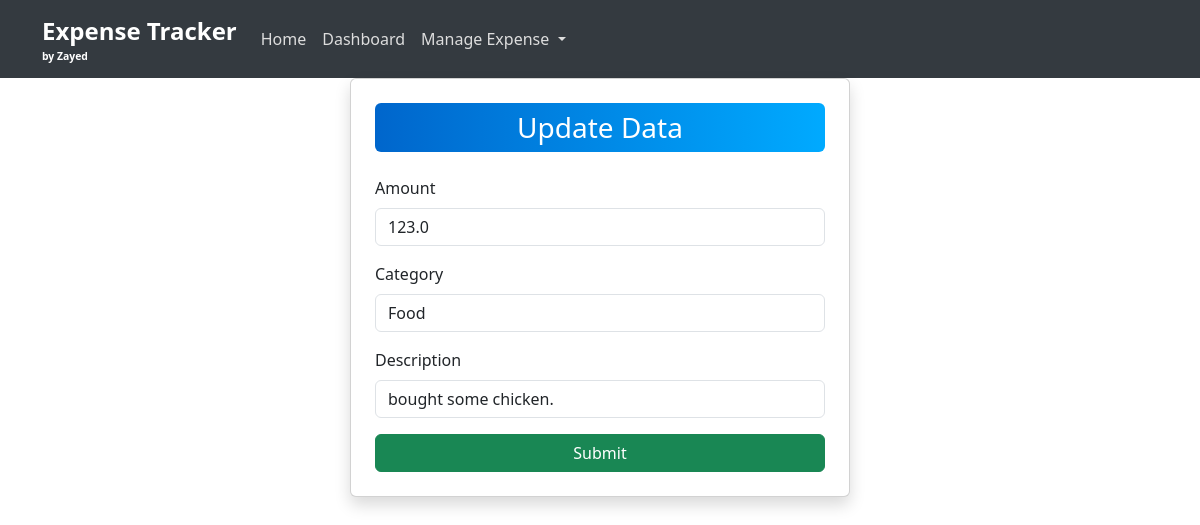
The app's page /manage-expense/update/1, older data.
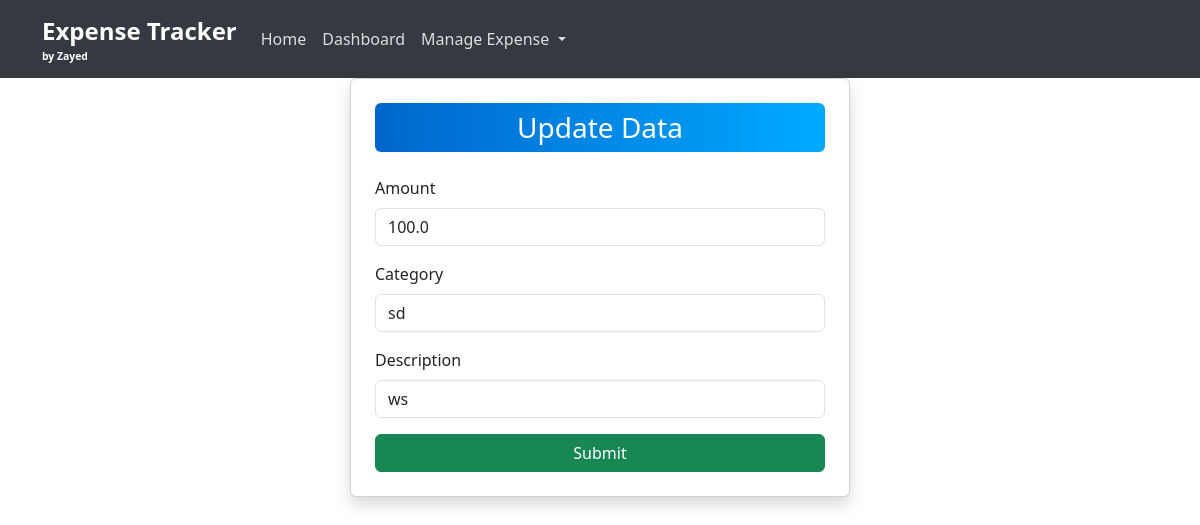
The same page, newer data.
### app/models.py (models this page shows)
class Details(db.Model):
    id = db.Column(db.Integer, primary_key=True)
    amount = db.Column(db.Float, nullable=False)
    category = db.Column(db.String(20), nullable=False)
    description = db.Column(db.String(200))
    date = db.Column(db.Date, default=date.today)
    user_id = db.Column(db.Integer, db.ForeignKey('user_db.id'), index=True, nullable=False)

### app/routes.py (the view)
	@app.route("/manage-expense/update/<int:id>", methods=["POST", "GET"])
	def update_data(id):
		user_to_update = Details.query.get_or_404(id)
		if request.method == "POST":
			user_to_update.amount = request.form['amount']
			user_to_update.description = request.form['description']
			user_to_update.category = request.form['category']
			db.session.commit()
			all_details = Details.query.all()
			return render_template("filter.html", details=all_details)
		else:
			return render_template("update.html", id=id, user=user_to_update)

### app/templates/update.html (shortened to what this page needs)
{% extends "base.html" %}
{% block content %}
<div class="card shadow p-4 bg-white mx-auto" style="max-width: 500px;">
  <h3 class="text-center mb-4 text-white py-2 rounded" style="background: linear-gradient(to right, #0066cc, #00aaff);">Update Data</h3>
  <form action="{{url_for('update_data', id=id)}}" method="POST">
    <div class="mb-3">
      <label for="amount" class="form-label">Amount</label>
      <input type="text" class="form-control" id="amount" name="amount" value="{{ user.amount }}">
    </div>
    <div class="mb-3">
      <label for="category" class="form-label">Category</label>
      <input type="text" class="form-control" id="category" name="category" value="{{ user.category }}">
    </div>
    <div class="mb-3">
      <label for="description" class="form-label">Description</label>
      <input type="text" class="form-control" id="description" name="description" value="{{ user.description }}">
    </div>
    <button type="submit" class="btn btn-success w-100">Submit</button>
  </form>
</div>
{% endblock %}

Row changes from the older to the newer data that the page shows:
changed Details: amount "123.0" → "100.0"; category "Food" → "sd"; description "bought some chicken." → "ws"
